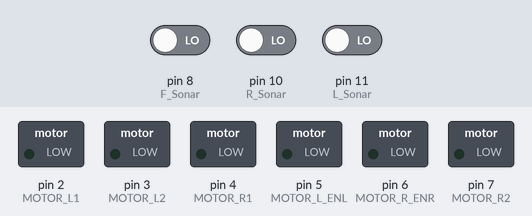
A sketch run on a simulated Arduino Uno, built with avr-gcc and run on an emulated ATmega328P. Shown: switched loads named in the sketch (green lamp = pin HIGH). The test bench sets the inputs (shaded band); at power-on: pin 8 (F_Sonar) LOW, pin 10 (R_Sonar) LOW, pin 11 (L_Sonar) LOW. What the sketch prints to the serial monitor is not drawn.

Above: at 0.1 s.
At 38.7 s:
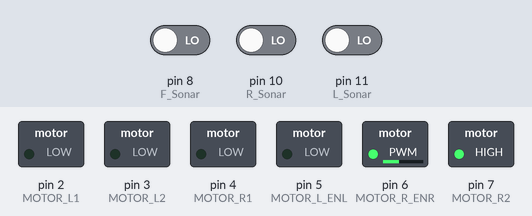
Timing chart, 0 to 40.0 s (numbered marks = the images above):
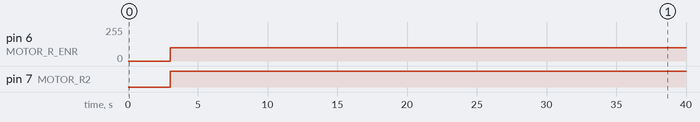

The sketch:

M-motor_noping_.ino
```cpp
#define MOTOR_L1 2
#define MOTOR_L2 3
#define MOTOR_L_ENL 5

#define MOTOR_R1 4
#define MOTOR_R2 7
#define MOTOR_R_ENR 6

#define F_Sonar 8
#define L_Sonar 11
#define R_Sonar 10

int dir_l;
int speed_l;
int dir_r;
int speed_r;

void setup()
{
  pinMode(MOTOR_L1, OUTPUT);
  pinMode(MOTOR_L2, OUTPUT);
  pinMode(MOTOR_L_ENL, OUTPUT);

  pinMode(MOTOR_R1, OUTPUT);
  pinMode(MOTOR_R2, OUTPUT);
  pinMode(MOTOR_R_ENR, OUTPUT);

  pinMode(F_Sonar, OUTPUT);
  pinMode(L_Sonar, OUTPUT);
  pinMode(R_Sonar, OUTPUT);

  Serial.begin(9600);
}

float F_Sonar_sensor()
{
    float duration = 0.0;
    float distance = 0.0;

    pinMode(F_Sonar, OUTPUT);
    digitalWrite(F_Sonar,LOW);
    digitalWrite(F_Sonar,HIGH);
    delay(10);
    digitalWrite(F_Sonar,LOW);
    pinMode(F_Sonar, INPUT);
    duration = pulseIn(F_Sonar,HIGH);
    distance = (duration*340.0)/2.0/10000.0;

    return distance;
}

float L_Sonar_sensor()
{
    float duration = 0.0;
    float distance = 0.0;

    pinMode(L_Sonar, OUTPUT);
    digitalWrite(L_Sonar,LOW);
    digitalWrite(L_Sonar,HIGH);
    delay(10);
    digitalWrite(L_Sonar,LOW);
    pinMode(L_Sonar, INPUT);
    duration = pulseIn(L_Sonar,HIGH);
    distance = (duration*340.0)/2.0/10000.0;

    return distance;
}
float R_Sonar_sensor()
{
    float duration = 0.0;
    float distance = 0.0;

    pinMode(R_Sonar, OUTPUT);
    digitalWrite(R_Sonar,LOW);
    digitalWrite(R_Sonar,HIGH);
    delay(10);
    digitalWrite(R_Sonar,LOW);
    pinMode(R_Sonar, INPUT);
    duration = pulseIn(R_Sonar,HIGH);
    distance = (duration*340.0)/2.0/10000.0;

    return distance;
}
void motor_control(int dir_1,int speed_1,int dir_r,int speed_r)
{
    if(dir_l==1) // 전진
   {
     digitalWrite(MOTOR_L1, HIGH);
     digitalWrite(MOTOR_L2, LOW);
     analogWrite(MOTOR_L_ENL, speed_l);
   }
   else if(dir_l==-1)//후진
   {
     digitalWrite(MOTOR_L1, LOW);
     digitalWrite(MOTOR_L2, HIGH);
     analogWrite(MOTOR_L_ENL, speed_l);
   }
   else
   {
     digitalWrite(MOTOR_L1, LOW);
     digitalWrite(MOTOR_L2, LOW);
     analogWrite(MOTOR_L_ENL, 0);
   }
    if(dir_r==1) // 전진
   {
     digitalWrite(MOTOR_R1, HIGH);
     digitalWrite(MOTOR_R2, LOW);
     analogWrite(MOTOR_R_ENR, speed_r);
   }
   else if(dir_r==-1)//후진
   {
     digitalWrite(MOTOR_R1, LOW);
     digitalWrite(MOTOR_R2, HIGH);
     analogWrite(MOTOR_R_ENR, speed_r);
   }
   else
   {
     digitalWrite(MOTOR_R1, LOW);
     digitalWrite(MOTOR_R2, LOW);
     analogWrite(MOTOR_R_ENR, 0);
   }
}

double F_sonar_distance=0;
double L_sonar_distance=0;
double R_sonar_distance=0;

void loop()
{
    float F_sonar_distance=0.0;
    F_sonar_distance=F_Sonar_sensor();

    float L_sonar_distance=0.0;
    L_sonar_distance=L_Sonar_sensor();

    float R_sonar_distance=0.0;
    R_sonar_distance=R_Sonar_sensor();

    Serial.print(F_sonar_distance);
    Serial.print("     ");
    Serial.print(R_sonar_distance);
    Serial.print("     ");
    Serial.println(L_sonar_distance);
    Serial.print("     ");

    if(F_sonar_distance<=150)
    {
      motor_control(-1, 100, -1, 100);
      delay(100);
      motor_control(1, 100, -1, 100);
      delay(100);
      motor_control(1, 100, -1, 100);
      delay(100);
    }
    else if(L_sonar_distance<=150)
    {
      motor_control(1, 100, -1, 100);
      delay(100);
      motor_control(1, 100, -1, 100);
      delay(100);
    }
    else if(R_sonar_distance<=150)
    {
      motor_control(-1, 100, 1, 100);
      delay(100);
      motor_control(-1, 100, 1, 100);
      delay(100);
    }
    else
    {
      motor_control(1, 100, 1, 100);
      delay(100);
    }
}
```

Measured:
- by itself, pin 6 (MOTOR_R_ENR): 0/255 → 100/255 at 3.0 s
- by itself, pin 7 (MOTOR_R2): LOW → HIGH at 3.0 s
